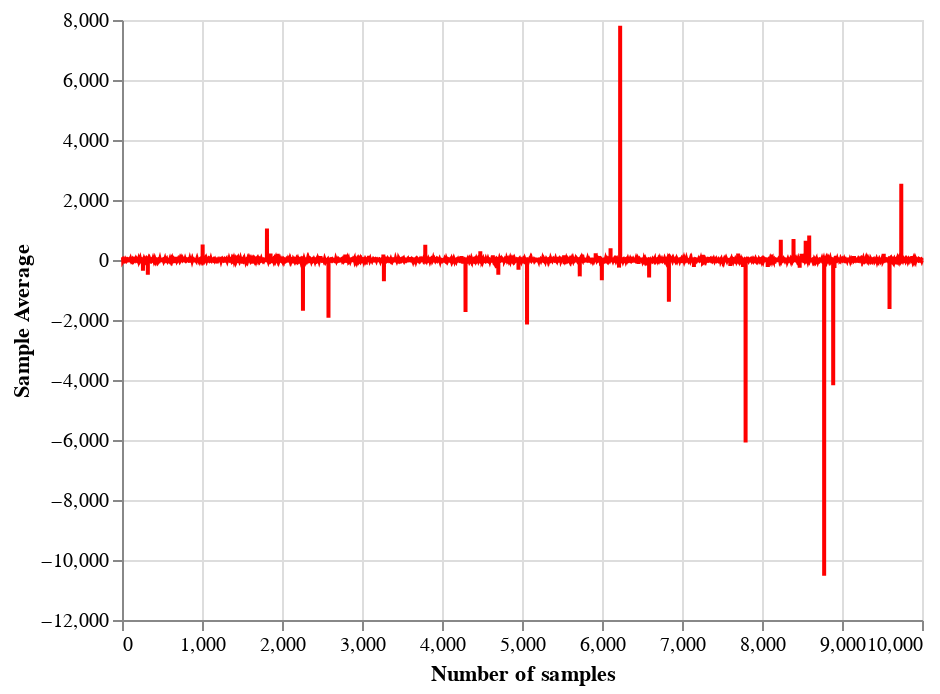

The cell this chart's notebook holds for it:
### Code cell
chart_cauchy

### Figure 1 — Vega-Lite specification as saved in the notebook (floating-point values rounded to 4 significant figures; data arrays with more than 128 entries replaced by an {"elided": "..."} marker saying what was removed)
{"config": {"view": {"continuousWidth": 400, "continuousHeight": 300}}, "data": {"name": "data-8bf42ac5922804edbdd0dad657cc5207"}, "mark": {"type": "line", "color": "red"}, "encoding": {"x": {"type": "quantitative", "axis": {"title": "Number of samples"}, "field": "x"}, "y": {"type": "quantitative", "axis": {"title": "Sample Average"}, "field": "y"}}, "$schema": "https://vega.github.io/schema/vega-lite/v4.8.1.json", "datasets": {"data-8bf42ac5922804edbdd0dad657cc5207": {"elided": "10000 records"}}}
